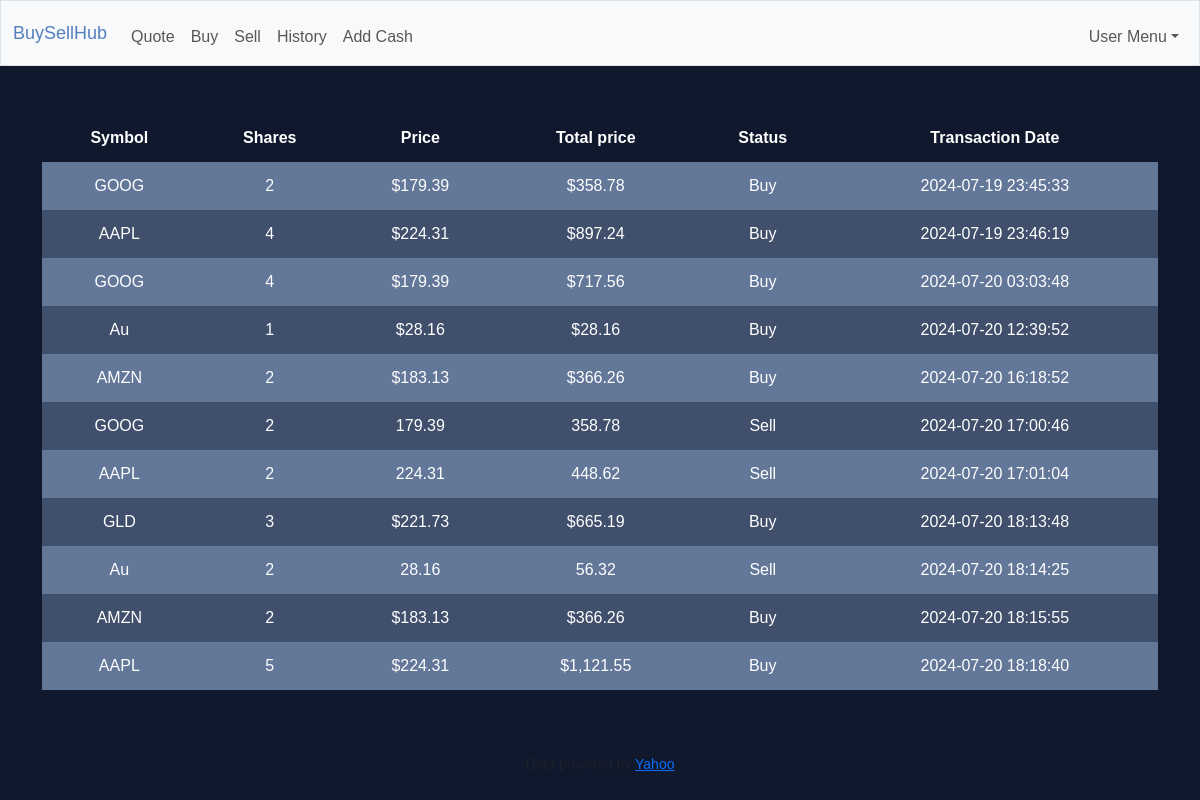
The app's page /history (signed in) with its own data.
### tables this page shows
CREATE TABLE history (transaction_id INTEGER PRIMARY KEY AUTOINCREMENT, symbol TEXT NOT NULL, shares NUMERIC NOT NULL, price TEXT NOT NULL, total_price TEXT NOT NULL, status TEXT NOT NULL, time TEXT NOT NULL, user_id INTEGER, FOREIGN KEY (user_id) REFERENCES users(id));

### app.py (the view)
@app.route("/history")
@login_required
def history():
    history_result = db.execute(
        "SELECT symbol, shares, price, total_price, status, time FROM history WHERE user_id=?", session["user_id"])
    if not history_result:
        return apology("There is no any transaction to display")
    return render_template("history.html", history_result=history_result)

### app.py (called while the page is built)
@app.after_request
def after_request(response):
    response.headers["Cache-Control"] = "no-cache, no-store, must-revalidate"
    response.headers["Expires"] = 0
    response.headers["Pragma"] = "no-cache"
    return response

### utility.py (called while the page is built)
def login_required(f):
    @wraps(f)
    def decorated_function(*args, **kwargs):
        if session.get("user_id") is None:
            return redirect("/login")
        return f(*args, **kwargs)
    return decorated_function

### templates/history.html (shortened to what this page needs)
{% extends "layout.html" %}
{% block main %}
    <table>
        <thead>
            <tr>
                <th>Symbol</th>
                <th>Shares</th>
                <th>Price</th>
                <th>Total price</th>
                <th>Status</th>
                <th>Transaction Date</th>
            </tr>
        </thead>
        <tbody>
            {% for result in history_result %}
            <tr>
                <td>{{result.symbol}}</td>
                <td>{{ result.shares }}</td>
                <td>{{ result.price }}</td>
                <td>{{ result.total_price }}</td>
                <td>{{ result.status }}</td>
                <td>{{ result.time }}</td>
            </tr>
            {% endfor %}
        </tbody>
    </table>
{% endblock %}

### templates/layout.html (shortened to what this page needs)
<!DOCTYPE html>
<html lang="en">
<head>
    <link href="https://cdn.jsdelivr.net/npm/bootstrap@5.3.2/dist/css/bootstrap.min.css" rel="stylesheet"
>
    <link href="/static/styles.css" rel="stylesheet">
</head>
<body>
    <nav class="bg-light border navbar navbar-expand-md navbar-light">
        <div class="container-fluid">
            <a class="navbar-brand" href="/"><span class="blue">BuySellHub</span></a>
            <div class="collapse navbar-collapse" id="navbar">
                {% if session["user_id"] %}
                <ul class="navbar-nav me-auto mt-2">
                    <li class="nav-item"><a class="nav-link" href="/quote">Quote</a></li>
                    <li class="nav-item"><a class="nav-link" href="/buy">Buy</a></li>
                    <li class="nav-item"><a class="nav-link" href="/sell">Sell</a></li>
                    <li class="nav-item"><a class="nav-link" href="/history">History</a></li>
                    <li class="nav-item"><a class="nav-link" href="/adding_cash">Add Cash</a></li>
                </ul>
                <ul class="navbar-nav ms-auto mt-2">
                    <li class="nav-item dropdown">
                        <a style="margin-left: 50px" class="nav-link dropdown-toggle" href="#" id="navbarDropdown"
                            role="button" data-bs-toggle="dropdown" aria-exapnded="false">User Menu</a>
                    </li>
                </ul>
                {% else %}
                <ul class="navbar-nav ms-auto mt-2">
                    <li class="nav-item"><a class="nav-link" href="/register">Register</a></li>
                    <li class="nav-item"><a class="nav-link" href="/login">Log In</a></li>
                </ul>
                {% endif %}
            </div>
        </div>
    </nav>
    <main class="container py-5 text-center">
        {% block main %}{% endblock %}
    </main>
    <footer class="mb-5">
        <p class="mb-3 small text-center text-muted">
            Data provided by <a href="https://finance.yahoo.com/">Yahoo</a>
        </p>
    </footer>
</body>
</html>

### static/styles.css (style rules this page uses)
body { background-color: #0F182C; color: white; font-family: Arial, sans-serif; margin: 0; }
nav .navbar-brand { font-size: large; }
nav .navbar-brand .blue { color: #537fbe; }
table { background-color: transparent; margin-bottom: 1rem; width: 100%; }
table th, table td { padding: 0.75rem; vertical-align: middle; }
tbody { background-color: rgba(179, 208, 255, 0.3); }
tbody tr:nth-of-type(odd) { background-color: rgba(179, 208, 255, 0.3); }

### records on screen
history: symbol "GOOG", shares "2", price "$179.39", total_price "$358.78", status "Buy", time "2024-07-19 23:45:33"
history: symbol "AAPL", shares "4", price "$224.31", total_price "$897.24", status "Buy", time "2024-07-19 23:46:19"
history: symbol "GOOG", shares "4", price "$179.39", total_price "$717.56", status "Buy", time "2024-07-20 03:03:48"
history: symbol "Au", shares "1", price "$28.16", total_price "$28.16", status "Buy", time "2024-07-20 12:39:52"
history: symbol "AMZN", shares "2", price "$183.13", total_price "$366.26", status "Buy", time "2024-07-20 16:18:52"
history: symbol "GOOG", shares "2", price "179.39", total_price "358.78", status "Sell", time "2024-07-20 17:00:46"
history: symbol "AAPL", shares "2", price "224.31", total_price "448.62", status "Sell", time "2024-07-20 17:01:04"
history: symbol "GLD", shares "3", price "$221.73", total_price "$665.19", status "Buy", time "2024-07-20 18:13:48"
history: symbol "Au", shares "2", price "28.16", total_price "56.32", status "Sell", time "2024-07-20 18:14:25"
history: symbol "AMZN", shares "2", price "$183.13", total_price "$366.26", status "Buy", time "2024-07-20 18:15:55"
history: symbol "AAPL", shares "5", price "$224.31", total_price "$1,121.55", status "Buy", time "2024-07-20 18:18:40"
